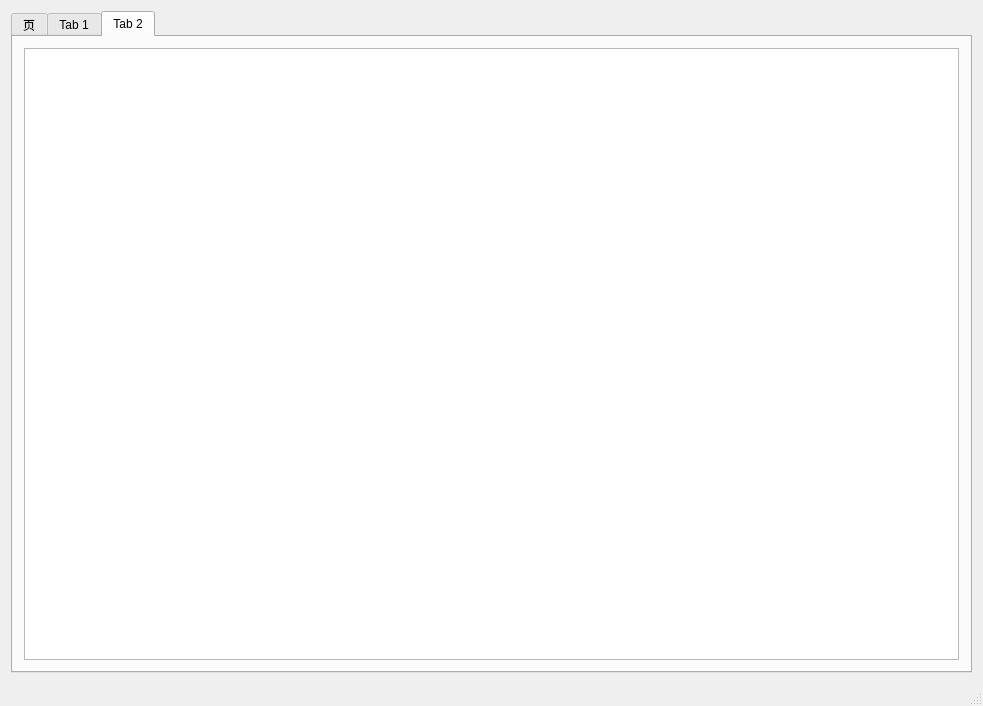
<?xml version="1.0" encoding="UTF-8"?>
<ui version="4.0">
 <class>MainWindow</class>
 <widget class="QMainWindow" name="MainWindow">
  <property name="geometry">
   <rect>
    <x>0</x>
    <y>0</y>
    <width>983</width>
    <height>706</height>
   </rect>
  </property>
  <property name="windowTitle">
   <string>MainWindow</string>
  </property>
  <widget class="QWidget" name="centralWidget">
   <layout class="QVBoxLayout" name="verticalLayout">
    <item>
     <widget class="QTabWidget" name="tabWidget">
      <property name="layoutDirection">
       <enum>Qt::LeftToRight</enum>
      </property>
      <property name="autoFillBackground">
       <bool>true</bool>
      </property>
      <property name="tabPosition">
       <enum>QTabWidget::North</enum>
      </property>
      <property name="currentIndex">
       <number>2</number>
      </property>
      <widget class="QWidget" name="tab_3">
       <property name="maximumSize">
        <size>
         <width>16777215</width>
         <height>16777215</height>
        </size>
       </property>
       <property name="styleSheet">
        <string notr="true"/>
       </property>
       <attribute name="title">
        <string>页</string>
       </attribute>
       <layout class="QHBoxLayout" name="horizontalLayout_3"/>
      </widget>
      <widget class="QWidget" name="tab">
       <attribute name="title">
        <string>Tab 1</string>
       </attribute>
       <layout class="QHBoxLayout" name="horizontalLayout_2">
        <item>
         <widget class="QMdiArea" name="mdiArea">
          <property name="sizePolicy">
           <sizepolicy hsizetype="Expanding" vsizetype="Expanding">
            <horstretch>0</horstretch>
            <verstretch>0</verstretch>
           </sizepolicy>
          </property>
          <property name="autoFillBackground">
           <bool>true</bool>
          </property>
         </widget>
        </item>
       </layout>
      </widget>
      <widget class="QWidget" name="tab_2">
       <attribute name="title">
        <string>Tab 2</string>
       </attribute>
       <layout class="QHBoxLayout" name="horizontalLayout">
        <item>
         <widget class="QTableView" name="tableView">
          <property name="autoFillBackground">
           <bool>true</bool>
          </property>
         </widget>
        </item>
       </layout>
      </widget>
     </widget>
    </item>
   </layout>
  </widget>
  <widget class="QMenuBar" name="menuBar">
   <property name="geometry">
    <rect>
     <x>0</x>
     <y>0</y>
     <width>983</width>
     <height>23</height>
    </rect>
   </property>
  </widget>
  <widget class="QStatusBar" name="statusBar"/>
 </widget>
 <layoutdefault spacing="6" margin="11"/>
 <tabstops>
  <tabstop>tabWidget</tabstop>
  <tabstop>tableView</tabstop>
 </tabstops>
 <resources/>
 <connections/>
</ui>
